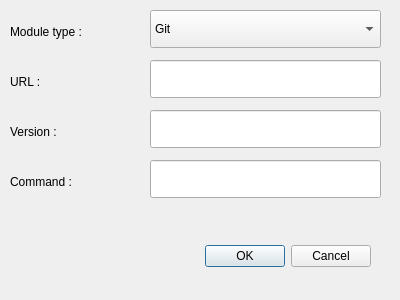
<?xml version="1.0" encoding="UTF-8"?>
<ui version="4.0">
 <class>DialogConfigModule</class>
 <widget class="QDialog" name="DialogConfigModule">
  <property name="geometry">
   <rect>
    <x>0</x>
    <y>0</y>
    <width>400</width>
    <height>300</height>
   </rect>
  </property>
  <property name="windowTitle">
   <string>Dialog</string>
  </property>
  <widget class="QDialogButtonBox" name="buttonBox">
   <property name="geometry">
    <rect>
     <x>30</x>
     <y>240</y>
     <width>341</width>
     <height>32</height>
    </rect>
   </property>
   <property name="orientation">
    <enum>Qt::Horizontal</enum>
   </property>
   <property name="standardButtons">
    <set>QDialogButtonBox::Cancel|QDialogButtonBox::Ok</set>
   </property>
  </widget>
  <widget class="QLabel" name="label">
   <property name="geometry">
    <rect>
     <x>10</x>
     <y>20</y>
     <width>141</width>
     <height>24</height>
    </rect>
   </property>
   <property name="text">
    <string>Module type :</string>
   </property>
  </widget>
  <widget class="QComboBox" name="comboBox">
   <property name="geometry">
    <rect>
     <x>150</x>
     <y>10</y>
     <width>231</width>
     <height>38</height>
    </rect>
   </property>
   <item>
    <property name="text">
     <string>Git</string>
    </property>
   </item>
   <item>
    <property name="text">
     <string>Bzr</string>
    </property>
   </item>
   <item>
    <property name="text">
     <string>Patch</string>
    </property>
   </item>
   <item>
    <property name="text">
     <string>Archive source</string>
    </property>
   </item>
   <item>
    <property name="text">
     <string>Single file</string>
    </property>
   </item>
   <item>
    <property name="text">
     <string>Inline script</string>
    </property>
   </item>
   <item>
    <property name="text">
     <string>Shell command</string>
    </property>
   </item>
  </widget>
  <widget class="QLabel" name="label_2">
   <property name="geometry">
    <rect>
     <x>10</x>
     <y>70</y>
     <width>141</width>
     <height>24</height>
    </rect>
   </property>
   <property name="text">
    <string>URL :</string>
   </property>
  </widget>
  <widget class="QLineEdit" name="textURL">
   <property name="geometry">
    <rect>
     <x>150</x>
     <y>60</y>
     <width>231</width>
     <height>38</height>
    </rect>
   </property>
  </widget>
  <widget class="QLabel" name="label_3">
   <property name="geometry">
    <rect>
     <x>10</x>
     <y>120</y>
     <width>141</width>
     <height>24</height>
    </rect>
   </property>
   <property name="text">
    <string>Version :</string>
   </property>
  </widget>
  <widget class="QLineEdit" name="textVersion">
   <property name="geometry">
    <rect>
     <x>150</x>
     <y>110</y>
     <width>231</width>
     <height>38</height>
    </rect>
   </property>
  </widget>
  <widget class="QLabel" name="label_4">
   <property name="geometry">
    <rect>
     <x>10</x>
     <y>170</y>
     <width>141</width>
     <height>24</height>
    </rect>
   </property>
   <property name="text">
    <string>Command :</string>
   </property>
  </widget>
  <widget class="QLineEdit" name="textCommand">
   <property name="geometry">
    <rect>
     <x>150</x>
     <y>160</y>
     <width>231</width>
     <height>38</height>
    </rect>
   </property>
  </widget>
 </widget>
 <resources/>
 <connections>
  <connection>
   <sender>buttonBox</sender>
   <signal>accepted()</signal>
   <receiver>DialogConfigModule</receiver>
   <slot>accept()</slot>
   <hints>
    <hint type="sourcelabel">
     <x>248</x>
     <y>254</y>
    </hint>
    <hint type="destinationlabel">
     <x>157</x>
     <y>274</y>
    </hint>
   </hints>
  </connection>
  <connection>
   <sender>buttonBox</sender>
   <signal>rejected()</signal>
   <receiver>DialogConfigModule</receiver>
   <slot>reject()</slot>
   <hints>
    <hint type="sourcelabel">
     <x>316</x>
     <y>260</y>
    </hint>
    <hint type="destinationlabel">
     <x>286</x>
     <y>274</y>
    </hint>
   </hints>
  </connection>
 </connections>
</ui>
